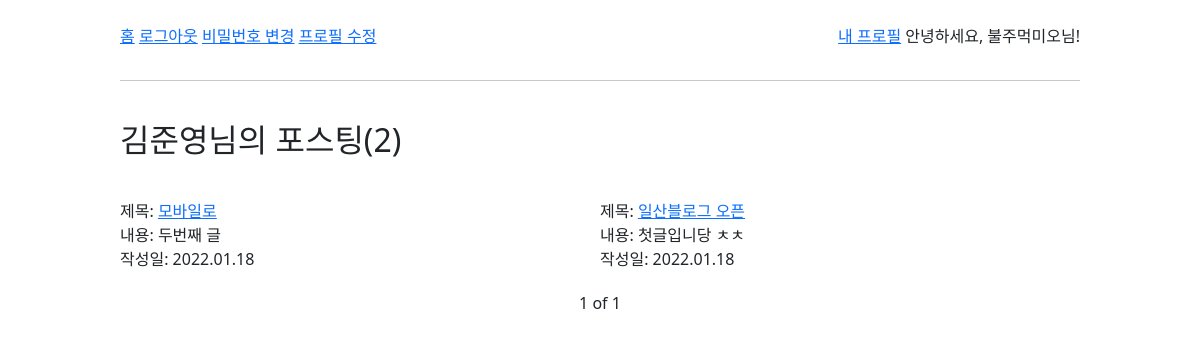
The page /profile/1/posts/ on the database its author committed.
### blog/models.py (models this page shows, shortened)
class User(AbstractUser):
    nickname = models.CharField(max_length=15, unique=True, null=True)
    name = models.CharField(max_length=10)

class Post(models.Model):
    title = models.CharField(max_length=50, unique=True, error_messages={'unique':'이미 있는 제목입니다'})
    content = models.TextField(validators=[MinLengthValidator(2, '2글자 이상 적어줘잉'), validate_symbols])
    place = models.CharField(max_length=50)
    MEMBER_CHOICES = [
        (1, "혼자"),
        (2, "둘이"),
        (3, "셋이"),
        (4, "넷"),
        (5, "다섯"),
        (6, "여섯"),
        (7, "일곱"),
        (8, "여덟"),
    ]
    member = models.IntegerField(choices=MEMBER_CHOICES, default=None)
    image1 = models.ImageField(blank=True, upload_to='pics')
    image2 = models.ImageField(blank=True, upload_to='pics')
    image3 = models.ImageField(blank=True, upload_to='pics')
    dt_created = models.DateTimeField(auto_now_add=True, verbose_name="Date Created")
    dt_modified = models.DateTimeField(auto_now=True, verbose_name="Date Modified")
    user = models.ForeignKey('blog.User', on_delete=models.CASCADE)

### blog/views.py (the view)
# urls.py: path('profile/<int:user_id>/posts/', views.user_posts, name='user_posts'),
def user_posts(request, user_id):
    user = get_object_or_404(User, id=user_id)
    posts = user.post_set.all().order_by('-dt_created')
    paginator = Paginator(posts, 8)
    curr_page_number = request.GET.get('page')
    if curr_page_number is None:
        curr_page_number = 1
    page = paginator.page(curr_page_number)
    return render(request, 'blog/profile_posts.html', {'user':user, 'page':page, 'paginator':paginator})

### blog/templates/blog/profile_posts.html (shortened to what this page needs)
{% extends './navbar.html' %}
{% load static %}
{% block css %}
    <link rel='stylesheet' href="{% static 'blog/css/base.css' %}?after">
    <link rel='stylesheet' href="{% static 'blog/css/post_list.css' %}">
{% endblock css %}
{% block post_container %}
<h2 style='margin-top:40px; margin-bottom:40px;'>
    {{user.name}}님의 포스팅({{paginator.count}})
</h2>
<div class='article'>
    {% for post in page.object_list %}
    <div class='article_content'>
    <div class='title'> 제목: <a href="{% url 'post-detail' post.id %}">{{ post.title }}</a></div>
    <div class='content'> 내용: {{ post.content }} </div>
    <div class='dt_created'> 작성일: {{ post.dt_created | date:"Y.m.d" }} </div>
    </div>
    {% endfor %}
</div>
<div class='paginator'>
    <p>{{page.number}} of {{page.paginator.num_pages}}</p>
</div>
{% endblock post_container %}

### blog/templates/blog/navbar.html (shortened to what this page needs)
{% extends './base.html' %}
{% load static %}
{% load socialaccount %}
{% block navbar %}
<br>
<navbar>
    <div>
    <a href="{% url 'post-list' %}">홈</a>
    {% if user.is_authenticated %}
    <a href="{% url 'account_logout' %}">로그아웃</a>
    <a href="{% url 'account_change_password' %}">비밀번호 변경</a>
    <a href="{% url 'update_profile' %}">프로필 수정</a>
    {% else %}
    <a href="{% url 'account_login' %}">로그인</a>
    <!-- <a href="{% provider_login_url 'kakao' method='oauth2' %}">카카오 로그인</a>
    <a href="{% provider_login_url 'google' method='oauth2' %}">구글 로그인</a> -->
    <a href="{% url 'account_signup' %}">회원가입</a>
    {% endif %}
    </div>
    <div>
        {% if user.is_authenticated %}
        <p><a href="{% url 'user_profile' user.id %}">내 프로필</a> 안녕하세요, {{user.nickname}}님!</p>
        {% else %}
        <p>
            로그아웃된 상태입니다.
        </p>
        {% endif%}
    </div>
</navbar>
{% endblock navbar %}

### blog/static/blog/css/base.css (style rules this page uses)
navbar { display:flex; justify-content: space-between; align-items:baseline; }
body { margin-left:10%; margin-right:10%; }

### blog/static/blog/css/post_list.css (style rules this page uses)
.article { display:flex; flex-flow: row wrap; justify-content: space-between; }
.article_content { margin-bottom:20px; width:50%; }
.paginator { display:flex; align-items:baseline; justify-content:center; }
.paginator p { margin-right : 10px; margin-left : 10px; }

### rows shown on the page
User: nickname "불주먹미오", name "김준영"
Post: title "모바일로", content "두번째 글", dt_created "2022.01.18"
Post: title "일산블로그 오픈", content "첫글입니당 ㅊㅊ", dt_created "2022.01.18"

### other values the page prints
{{ paginator.count }} "2"
{{ page.number }} "1"
{{ page.paginator.num_pages }} "1"
